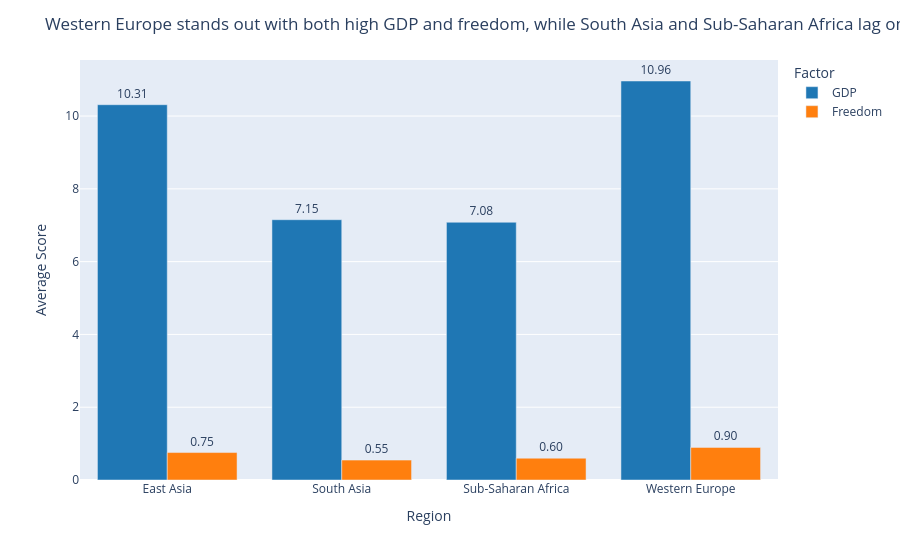

Notebook cell for this chart:
### Code cell
import plotly.express as px

color_map = {
    'GDP': '#1f77b4',       # blue → economic strength
    'Freedom': '#ff7f0e'    # orange → personal liberty
}

fig = px.bar(
    melted,
    x='Region',
    y='Score',
    color='Factor',
    barmode='group',
    color_discrete_map=color_map,
    text='Score'
)

# Improve labels
fig.update_traces(texttemplate='%{text:.2f}', textposition='outside')

# Insight title + layout
fig.update_layout(
    title="Western Europe stands out with both high GDP and freedom, while South Asia and Sub-Saharan Africa lag on both—highlighting how economic and social factors jointly shape wellbeing",
    xaxis_title="Region",
    yaxis_title="Average Score",
    legend_title="Factor"
)

fig.show()

### Figure 1 — Plotly figure (JSON) as saved in the notebook; plotly's stock layout.template omitted (floating-point values rounded to 4 significant figures)
{"data": [{"alignmentgroup": "True", "hovertemplate": "Factor=GDP<br>Region=%{x}<br>Score=%{text}<extra></extra>", "legendgroup": "GDP", "marker": {"color": "#1f77b4", "pattern": {"shape": ""}}, "name": "GDP", "offsetgroup": "GDP", "orientation": "v", "showlegend": true, "text": [10.31, 7.152, 7.082, 10.96], "textposition": "outside", "texttemplate": "%{text:.2f}", "type": "bar", "x": ["East Asia", "South Asia", "Sub-Saharan Africa", "Western Europe"], "xaxis": "x", "y": [10.31, 7.152, 7.082, 10.96], "yaxis": "y"}, {"alignmentgroup": "True", "hovertemplate": "Factor=Freedom<br>Region=%{x}<br>Score=%{text}<extra></extra>", "legendgroup": "Freedom", "marker": {"color": "#ff7f0e", "pattern": {"shape": ""}}, "name": "Freedom", "offsetgroup": "Freedom", "orientation": "v", "showlegend": true, "text": [0.754, 0.5463, 0.5994, 0.8961], "textposition": "outside", "texttemplate": "%{text:.2f}", "type": "bar", "x": ["East Asia", "South Asia", "Sub-Saharan Africa", "Western Europe"], "xaxis": "x", "y": [0.754, 0.5463, 0.5994, 0.8961], "yaxis": "y"}], "layout": {"barmode": "group", "legend": {"title": {"text": "Factor"}, "tracegroupgap": 0}, "margin": {"t": 60}, "title": {"text": "Western Europe stands out with both high GDP and freedom, while South Asia and Sub-Saharan Africa lag on both—highlighting how economic and social factors jointly shape wellbeing"}, "xaxis": {"anchor": "y", "domain": [0, 1], "title": {"text": "Region"}}, "yaxis": {"anchor": "x", "domain": [0, 1], "title": {"text": "Average Score"}}}}
